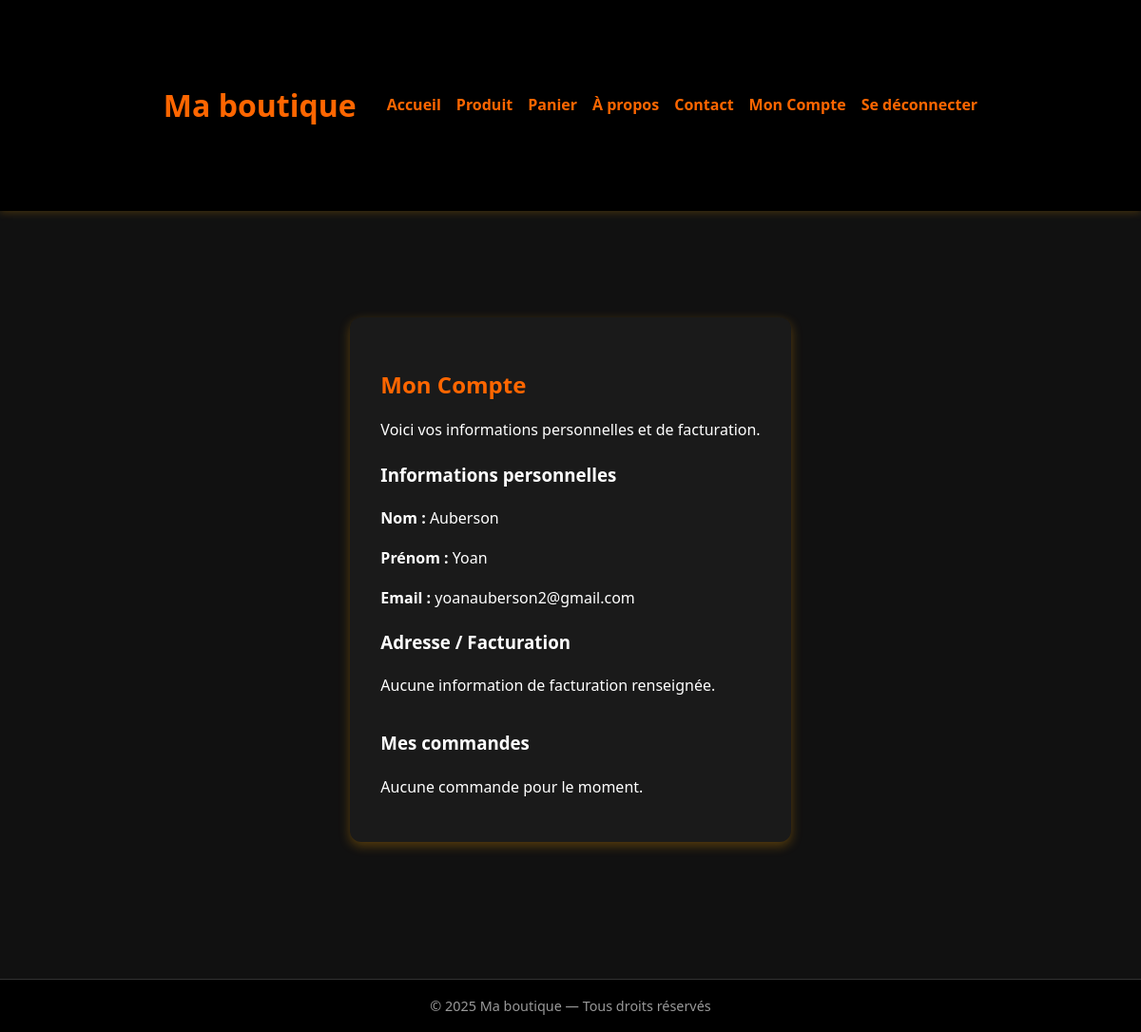
The app's page /compte (signed in), older data.
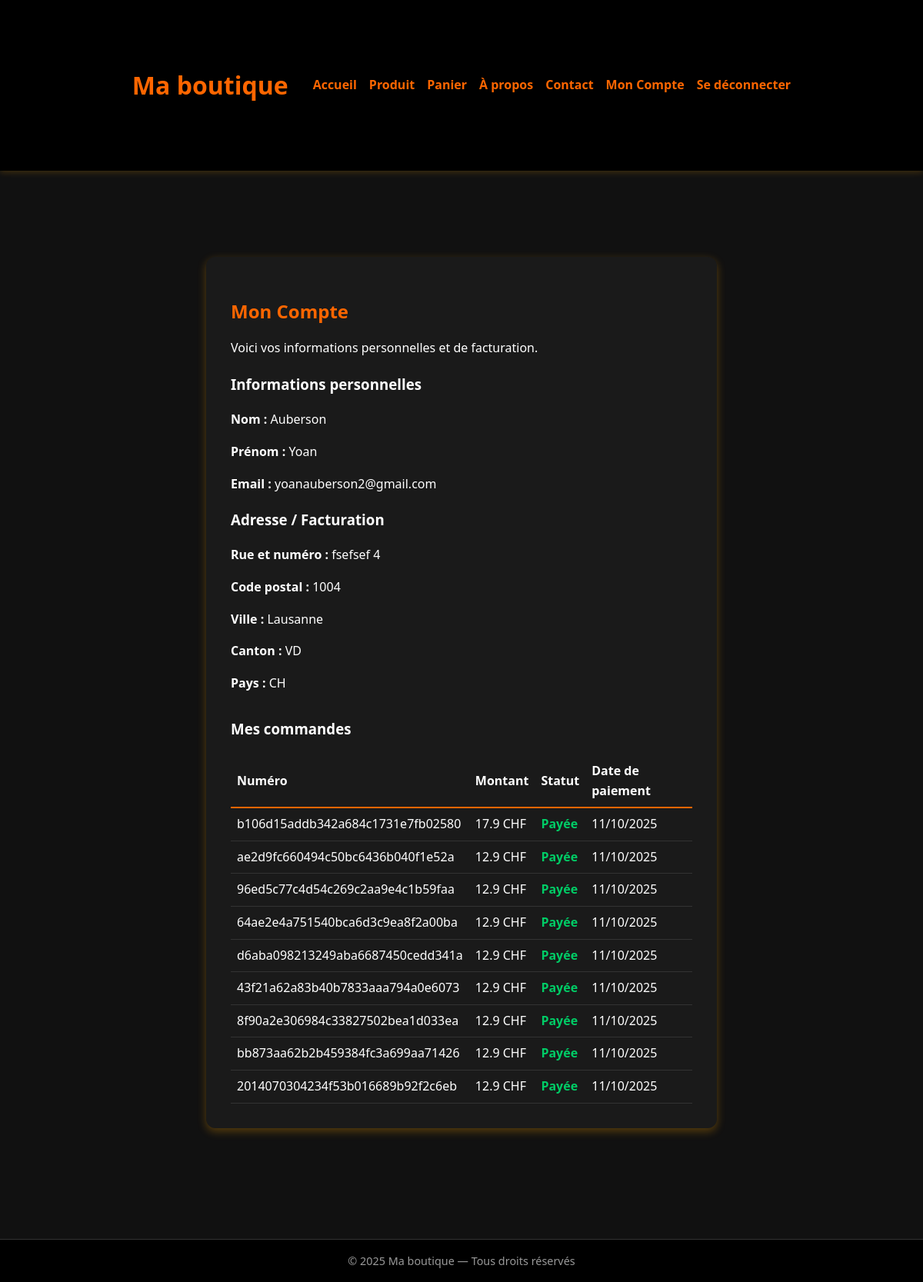
The same page, newer data.
### models/db_database.py (models this page shows, shortened)
class User(db.Model):
    __tablename__ = "users"
    id = db.Column(db.Integer, primary_key=True)
    first_name = db.Column(db.String(50), nullable=False)
    last_name = db.Column(db.String(50), nullable=False)
    email = db.Column(db.String(150), unique=True, nullable=False)
    password = db.Column(db.String(200), nullable=True)  # 🔑 mot de passe haché
    created_at = db.Column(db.DateTime, default=datetime.utcnow)
    strava_access_token = db.Column(db.String(255), nullable=True)
    strava_refresh_token = db.Column(db.String(255), nullable=True)
    strava_token_expires_at = db.Column(db.Integer, nullable=True)  # timestamp Unix
    orders = db.relationship("Order", backref="user", lazy=True)
    billing_info = db.relationship("BillingInfo", backref="user", uselist=False, lazy=True)

class BillingInfo(db.Model):
    __tablename__ = "billing_info"
    id = db.Column(db.Integer, primary_key=True)
    user_id = db.Column(db.Integer, db.ForeignKey("users.id"), nullable=False, unique=True)
    first_name = db.Column(db.String(50), nullable=False)
    last_name = db.Column(db.String(50), nullable=False)
    email = db.Column(db.String(150), nullable=False)
    street = db.Column(db.String(100))
    postal_code = db.Column(db.String(10))
    city = db.Column(db.String(50))
    region = db.Column(db.String(10))   # canton
    country = db.Column(db.String(10))  # ex: CH
    updated_at = db.Column(db.DateTime, default=datetime.utcnow, onupdate=datetime.utcnow)

class Order(db.Model):
    __tablename__ = "orders"
    id = db.Column(db.Integer, primary_key=True)
    order_number = db.Column(db.String(64), unique=True, nullable=False)
    user_id = db.Column(db.Integer, db.ForeignKey("users.id"), nullable=True)
    amount = db.Column(db.Float, nullable=False)
    currency = db.Column(db.String(10), nullable=False, default="CHF")
    status = db.Column(db.String(20), nullable=False, default="pending")
    payment_date = db.Column(db.DateTime)
    created_at = db.Column(db.DateTime, default=datetime.utcnow)
    billing_first_name = db.Column(db.String(50))
    billing_last_name = db.Column(db.String(50))
    billing_email = db.Column(db.String(150))
    billing_street = db.Column(db.String(100))
    billing_postal_code = db.Column(db.String(10))
    billing_city = db.Column(db.String(50))
    billing_region = db.Column(db.String(10))
    billing_country = db.Column(db.String(10))
    processed = db.Column(db.Boolean, default=False)  # <-- ajouter cette colonne
    photos = db.relationship("OrderPhoto", backref="order", lazy=True)

### routes/auth.py (the view)
@auth_bp.route("/compte")
def compte():
    if "user_id" not in session:
        return redirect(url_for("auth.login"))
    user = User.query.get(session["user_id"])
    if not user:
        return redirect(url_for("auth.login"))
    orders = Order.query.filter_by(user_id=user.id).order_by(Order.created_at.desc()).all()
    return render_template("compte.html", user=user, orders=orders)

### app.py (called while the page is built, shortened)
@app.before_request
def check_session_timeout():
    now = datetime.utcnow()
    last_active = session.get("last_active_at")
    if "user_id" in session or "guest_billing" in session:
        session["last_active_at"] = now.strftime("%Y-%m-%d %H:%M:%S")

@app.before_request
def init_strava_stats():
    try:
        total = StravaService.recalculate_connected_count()
    except Exception as e:
        print(f"⚠️ Erreur au recalcul du compteur Strava au démarrage : {e}")

### services/strava_service.py (called while the page is built)
    @staticmethod
    def recalculate_connected_count():
        from models.db_database import AppStats, User, GuestStravaSession
        now = time.time()
        users_connected = User.query.filter(
            User.strava_access_token.isnot(None),
            User.strava_access_token != "",
            User.strava_token_expires_at > now
        ).count()
        guests_connected = GuestStravaSession.query.filter(
            GuestStravaSession.strava_token_expires_at > now
        ).count()
        total = users_connected + guests_connected
        stats = AppStats.query.first()
        if not stats:
            stats = AppStats(strava_connected_count=total)
            db.session.add(stats)
        else:
            stats.strava_connected_count = total
        db.session.commit()
        return total

### templates/compte.html (shortened to what this page needs)
{% extends "base.html" %}
{% block content %}
<div class="container">
    <div class="account-card">
        <h2>Mon Compte</h2>
        <p>Voici vos informations personnelles et de facturation.</p>
        <h3>Informations personnelles</h3>
        <p><strong>Nom :</strong> {{ user.last_name }} </p>
        <p><strong>Prénom :</strong> {{ user.first_name }} </p>
        <p><strong>Email :</strong> {{ user.email }}</p>
        <h3>Adresse / Facturation</h3>
        {% if user.billing_info %}
        <p><strong>Rue et numéro :</strong> {{ user.billing_info.street or '-' }}</p>
        <p><strong>Code postal :</strong> {{ user.billing_info.postal_code or '-' }}</p>
        <p><strong>Ville :</strong> {{ user.billing_info.city or '-' }}</p>
        <p><strong>Canton :</strong> {{ user.billing_info.region or '-' }}</p>
        <p><strong>Pays :</strong> {{ user.billing_info.country or '-' }}</p>
        {% else %}
        <p>Aucune information de facturation renseignée.</p>
        {% endif %}
        <h3 style="margin-top: 2rem;">Mes commandes</h3>
        {% if orders %}
        <table style="width: 100%; border-collapse: collapse; margin-top: 1rem;">
            <thead>
                <tr>
                    <th style="text-align: left; padding: 0.5rem; border-bottom: 2px solid #ff6600;">Numéro</th>
                    <th style="text-align: left; padding: 0.5rem; border-bottom: 2px solid #ff6600;">Montant</th>
                    <th style="text-align: left; padding: 0.5rem; border-bottom: 2px solid #ff6600;">Statut</th>
                    <th style="text-align: left; padding: 0.5rem; border-bottom: 2px solid #ff6600;">Date de paiement</th>
                </tr>
            </thead>
            <tbody>
                {% for order in orders %}
                <tr style="border-bottom: 1px solid #333;">
                    <td style="padding: 0.5rem;">{{ order.order_number }}</td>
                    <td style="padding: 0.5rem;">{{ order.amount }} {{ order.currency }}</td>
                    <td style="padding: 0.5rem;">
                        {% if order.status == "paid" %}
                        <span style="color: #00cc66; font-weight: bold;">Payée</span>
                        {% elif order.status == "pending" %}
                        <span style="color: #ff8800; font-weight: bold;">En attente</span>
                        {% elif order.status == "failed" %}
                        <span style="color: #ff3300; font-weight: bold;">Échouée</span>
                        {% elif order.status == "canceled" %}
                        <span style="color: #999; font-weight: bold;">Annulée</span>
                        {% else %}
                        <span>{{ order.status }}</span>
                        {% endif %}
                    </td>
                    <td style="padding: 0.5rem;">
                        {% if order.payment_date %}
                        {{ order.payment_date.strftime('%d/%m/%Y') }}
                        {% else %}
                        -
                        {% endif %}
                    </td>
                </tr>
                {% endfor %}
            </tbody>
        </table>
        {% else %}
        <p>Aucune commande pour le moment.</p>
        {% endif %}
    </div>
</div>
{% endblock %}

### templates/base.html (shortened to what this page needs)
<!doctype html>
<html lang="fr">
<head>
    <link rel="stylesheet" href="{{ url_for('static', filename='style.css') }}">
    <link rel="stylesheet" href="{{ url_for('static', filename='mobile.css') }}" media="screen and (max-width: 768px)">
</head>
<body>
    <header>
        <div class="container">
            <h1>Ma boutique</h1>
            <nav style="display:flex; gap:1rem; align-items:center;">
                <a href="{{ url_for('home') }}">Accueil</a>
                <a href="{{ url_for('gobelet') }}">Produit</a>
                <a href="{{ url_for('cart_view') }}">Panier</a>
                <a href="{{ url_for('about') }}">À propos</a>
                <a href="{{ url_for('contact') }}">Contact</a>
                {% if session.get('user_id') %}
                <a href="{{ url_for('auth.compte') }}">Mon Compte</a>
                <a href="{{ url_for('auth.logout') }}" class="logout-btn">Se déconnecter</a>
                {% else %}
                <a href="{{ url_for('auth.login') }}">Connexion</a>
                <a href="{{ url_for('auth.register') }}">Inscription</a>
                {% endif %}
            </nav>
        </div>
    </header>
    <main>
        {% block content %}{% endblock %}
    </main>
    <footer>
        &copy; {{ 2025 }} Ma boutique — Tous droits réservés
    </footer>
</body>
</html>

### static/style.css (style rules this page uses)
body { font-family: 'Segoe UI', system-ui, sans-serif; margin: 0; padding: 0; line-height: 1.6; background-color: #111; color: #fff; transition: background 0.3s ease; }
header { background: #000; color: #ff6600; padding: 1rem 2rem; box-shadow: 0 2px 8px rgba(255, 165, 0, 0.2); display: flex; justify-content: space-between; align-items: center; }
nav { display: flex; flex-wrap: wrap; gap: 1rem; }
nav a { color: #ff6600; text-decoration: none; font-weight: 600; transition: color 0.3s ease; }
main { padding: 2rem 1.5rem; }
footer { background: #000; color: #999; text-align: center; padding: 1rem; margin-top: 2rem; font-size: 0.9rem; border-top: 1px solid #333; }
.container { display: flex; flex-wrap: wrap; gap: 2rem; max-width: 1000px; margin: 2rem auto; padding: 1rem; }
.container { animation: fadeInUp 0.8s ease-out both; }
.account-card { background: #1a1a1a; color: #fff; padding: 2rem; border-radius: 12px; box-shadow: 0 4px 12px rgba(255, 165, 0, 0.3); max-width: 600px; margin: 2rem auto; }
.account-card h2 { color: #ff6600; margin-bottom: 1rem; }
.account-card p { font-size: 1rem; margin-bottom: 0.8rem; }

### static/mobile.css (style rules this page uses)
.container, .product-page, .form-box, .product-info, .account-card { flex-direction: column; padding: 1rem; width: 100%; }
h1, h2 { font-size: 1.5rem; }
footer { font-size: 0.9rem; }

Row changes from the older to the newer data that the page shows:
added BillingInfo: billing_info "fsefsef 4", billing_info "1004", billing_info "Lausanne", billing_info "VD", billing_info "CH"
added Order: order_number "b106d15addb342a684c1731e7fb02580", amount "17.9", currency "CHF", status "Payée", payment_date "11/10/2025"
added Order: order_number "ae2d9fc660494c50bc6436b040f1e52a", amount "12.9", currency "CHF", status "Payée", payment_date "11/10/2025"
added Order: order_number "96ed5c77c4d54c269c2aa9e4c1b59faa", amount "12.9", currency "CHF", status "Payée", payment_date "11/10/2025"
added Order: order_number "64ae2e4a751540bca6d3c9ea8f2a00ba", amount "12.9", currency "CHF", status "Payée", payment_date "11/10/2025"
added Order: order_number "d6aba098213249aba6687450cedd341a", amount "12.9", currency "CHF", status "Payée", payment_date "11/10/2025"
added Order: order_number "43f21a62a83b40b7833aaa794a0e6073", amount "12.9", currency "CHF", status "Payée", payment_date "11/10/2025"
added Order: order_number "8f90a2e306984c33827502bea1d033ea", amount "12.9", currency "CHF", status "Payée", payment_date "11/10/2025"
added Order: order_number "bb873aa62b2b459384fc3a699aa71426", amount "12.9", currency "CHF", status "Payée", payment_date "11/10/2025"
added Order: order_number "2014070304234f53b016689b92f2c6eb", amount "12.9", currency "CHF", status "Payée", payment_date "11/10/2025"
Text that changed along with them:
text no longer shown: "Aucune information de facturation renseignée. Aucune commande pour le moment."
text now shown: "Rue et numéro : Code postal : Ville : Canton : Pays : Numéro Montant Statut Date de paiement"
